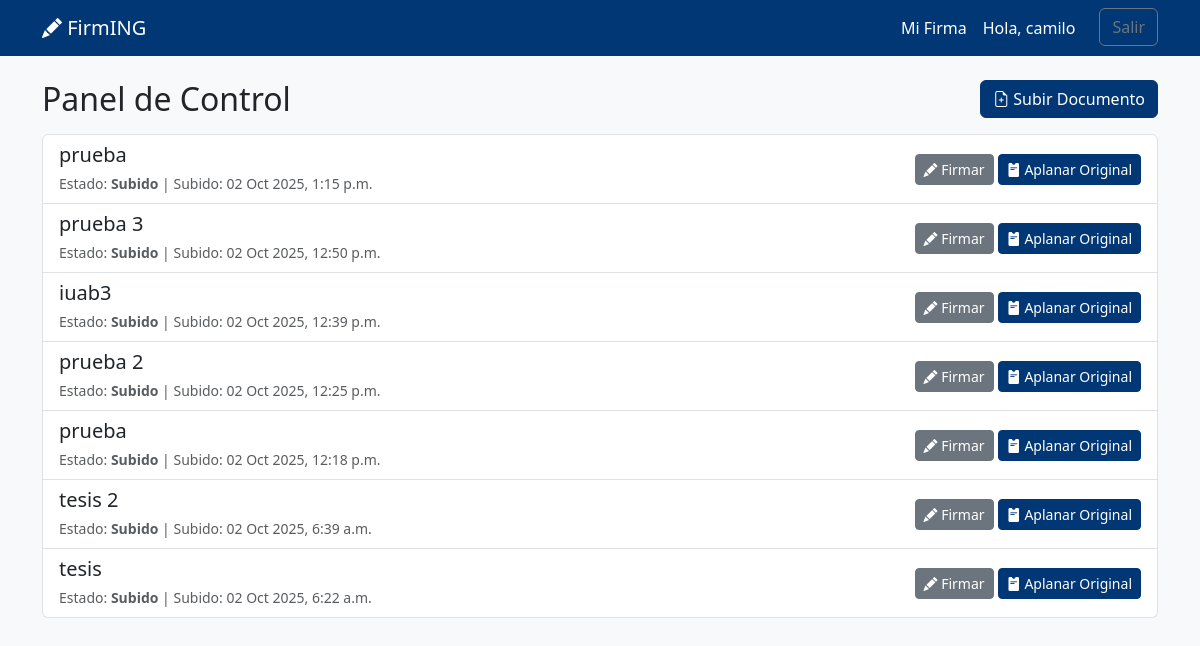
Screenshot of / (signed in) with the database file from the repository.
### core/models.py (models this page shows, shortened)
class Document(models.Model):
    STATUS_CHOICES = (
        ('uploaded', 'Subido'),
        ('signed', 'Firmado'),
        ('flattened', 'Aplanado/Rasterizado'),
        ('flattened_original', 'Original Aplanado'),
    )
    owner = models.ForeignKey(User, on_delete=models.CASCADE)
    title = models.CharField(max_length=200)
    original_file = models.FileField(upload_to='documents/original/')
    signed_file = models.FileField(upload_to='documents/signed/', null=True, blank=True)
    created_at = models.DateTimeField(auto_now_add=True)
    status = models.CharField(max_length=20, choices=STATUS_CHOICES, default='uploaded')

### core/views.py (the view)
# urls.py: path('', views.dashboard, name='dashboard'),
@login_required
def dashboard(request):
    user_documents = Document.objects.filter(owner=request.user).order_by('-created_at')
    context = {
        'documents': user_documents
    }
    return render(request, 'core/dashboard.html', context)

### core/templates/core/dashboard.html (shortened to what this page needs)
{% extends "core/base.html" %}
{% block page_content %}
    <div class="d-flex justify-content-between align-items-center mb-3">
        <h2 class="mb-0">Panel de Control</h2>
        <a href="{% url 'upload_document' %}" class="btn btn-primary">
            <i class="bi bi-file-earmark-plus"></i> Subir Documento
        </a>
    </div>
    {% if documents %}
        <div class="list-group">
            {% for document in documents %}
                <div class="list-group-item list-group-item-action d-flex justify-content-between align-items-center">
                    <div>
                        <h5 class="mb-1">{{ document.title }}</h5>
                        <small class="text-muted">Estado: <strong>{{ document.get_status_display }}</strong> | Subido: {{ document.created_at|date:"d M Y, P" }}</small>
                    </div>
                    <div>
                        {% if document.status == 'flattened' %}
                            <a href="{{ document.signed_file.url }}" class="btn btn-sm btn-success" download>
                                <i class="bi bi-download"></i> Descargar Aplanado
                            </a>
                        {% elif document.status == 'signed' %}
                            <button class="btn btn-sm btn-primary btn-rasterizar" data-document-id="{{ document.pk }}">
                                <i class="bi bi-pass-fill"></i> Aplanar
                            </button>
                        {% elif document.status == 'uploaded' %}
                            <a href="{% url 'sign_document_editor' pk=document.pk %}" class="btn btn-sm btn-secondary">
                                <i class="bi bi-pencil-fill"></i> Firmar
                            </a>
                            <button class="btn btn-sm btn-primary btn-flatten-original" data-document-id="{{ document.pk }}">
                                <i class="bi bi-pass-fill"></i> Aplanar Original
                            </button>
                        {% endif %}
                    </div>
                </div>
            {% endfor %}
        </div>
        {% endif %}
{% endblock %}

### core/templates/core/base.html (shortened to what this page needs)
{% load static %}<!doctype html>
<html lang="es">
<head>
    <link href="https://cdn.jsdelivr.net/npm/bootstrap@5.3.3/dist/css/bootstrap.min.css" rel="stylesheet">
    <link rel="stylesheet" href="{% static 'core/css/custom.css' %}">
    <link rel="stylesheet" href="https://cdn.jsdelivr.net/npm/bootstrap-icons@1.11.3/font/bootstrap-icons.min.css">
</head>
<body class="bg-light">
    <nav class="navbar navbar-expand-lg navbar-dark navbar-custom">
        <div class="container">
            <a class="navbar-brand" href="{% url 'dashboard' %}"><i class="bi bi-pencil-fill"></i> FirmING</a>
            <div class="collapse navbar-collapse">
                <ul class="navbar-nav ms-auto mb-2 mb-lg-0">
                    {% if user.is_authenticated %}
                        <li class="nav-item">
                            <a class="nav-link" href="{% url 'manage_signature' %}">Mi Firma</a>
                        </li>
                        <li class="nav-item">
                            <span class="nav-link me-3">Hola, {{ user.username }}</span>
                        </li>
                        <li class="nav-item">
                            <form action="{% url 'logout' %}" method="post">
                                <button type="submit" class="btn btn-outline-secondary">Salir</button>
                            </form>
                        </li>
                    {% else %}
                        <li class="nav-item">
                            <a class="nav-link" href="{% url 'login' %}">Ingresar</a>
                        </li>
                    {% endif %}
                </ul>
            </div>
        </div>
    </nav>
    <main class="container my-4">
        {% block page_content %}{% endblock %}
    </main>
</body>
</html>

### core/static/core/css/custom.css (style rules this page uses)
:root { --usc-blue: #003774; --usc-accent-orange: #B56014; --usc-hover-blue: #026466; --usc-light-gray: #f8f9fa; --white: #FFFFFF; --text-dark: #212529; }
body { background-color: var(--usc-light-gray); color: var(--text-dark); }
.navbar-custom { background-color: var(--usc-blue); }
.navbar-custom .navbar-brand, .navbar-custom .navbar-nav .nav-link, .navbar-custom .navbar-text { color: var(--white); transition: color 0.2s ease-in-out; }
.btn-primary { background-color: var(--usc-blue); border-color: var(--usc-blue); color: var(--white); }
.btn-secondary { background-color: #6c757d; border-color: #6c757d; color: var(--white); }
a { color: var(--usc-blue); text-decoration: none; transition: color 0.2s ease-in-out; }

### rows the page displays
Document: title "prueba", status "Subido", created_at "02 Oct 2025, 1:15 p.m."
Document: title "prueba 3", status "Subido", created_at "02 Oct 2025, 12:50 p.m."
Document: title "iuab3", status "Subido", created_at "02 Oct 2025, 12:39 p.m."
Document: title "prueba 2", status "Subido", created_at "02 Oct 2025, 12:25 p.m."
Document: title "prueba", status "Subido", created_at "02 Oct 2025, 12:18 p.m."
Document: title "tesis 2", status "Subido", created_at "02 Oct 2025, 6:39 a.m."
Document: title "tesis", status "Subido", created_at "02 Oct 2025, 6:22 a.m."

### other values shown
{{ user.username }} "camilo"
